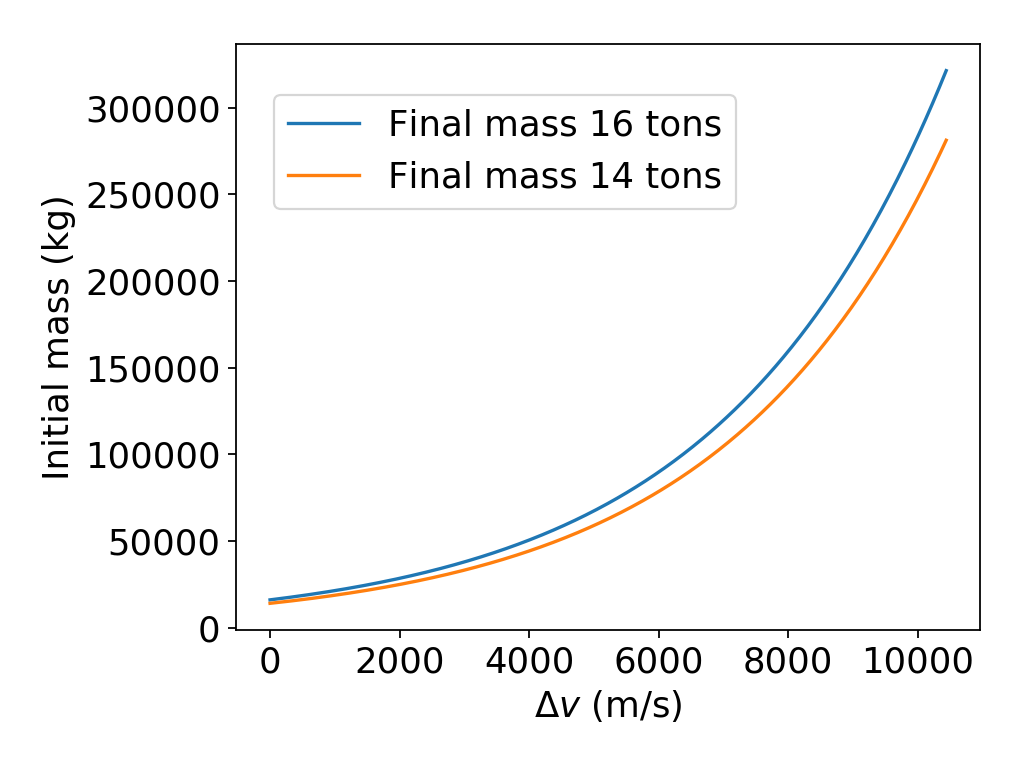

Generate this figure with Python:
from matplotlib import pyplot as plt
from matplotlib import rcParams
import numpy as np

rcParams.update({'font.size': 16})

arrowprops = dict(arrowstyle="->")


deltaVOverExhaust = np.linspace(0, 3, 500)

massRatio = np.exp(deltaVOverExhaust)

mFinal = 4000 + 10000 + 2000
mInitial1 = massRatio * mFinal
vExhaust = 3481
initial = np.exp(-deltaVOverExhaust)
plt.plot(deltaVOverExhaust*vExhaust, mInitial1)

mFinal = 4000 + 10000
mInitial2 = massRatio * mFinal
vExhaust = 3481
initial = np.exp(-deltaVOverExhaust)
plt.plot(deltaVOverExhaust*vExhaust, mInitial2)

plt.figlegend(('Final mass 16 tons', 'Final mass 14 tons'),
              loc='upper left', bbox_to_anchor=(0.25, 0.9))

plt.xlabel("$\\Delta v$ (m/s)")
plt.ylabel("Initial mass (kg)")
plt.yticks(np.linspace(0, 300000, 7))
plt.tight_layout()
plt.savefig("./consumedToInitial.png", dpi=160)

plt.figure()
plt.plot(deltaVOverExhaust*vExhaust, mInitial1 - mInitial2)

plt.xlabel("$\\Delta v$ (m/s)")
plt.ylabel("Mass difference (kg)")
plt.tight_layout()

plt.savefig("./consumedToInitial_diff.png", dpi=160)
